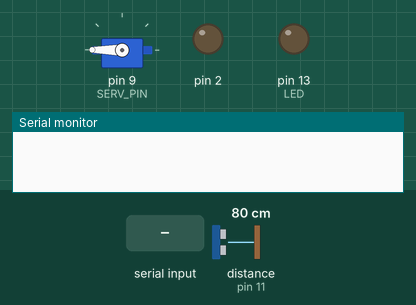
The sketch below on a simulated Arduino Uno, built with avr-gcc and run on an emulated ATmega328P. On the bench: servo, output pins drawn as LEDs (lit = HIGH), the last lines printed to the serial monitor. The inputs (shaded band) are chosen by the test bench; at power-on: distance to the obstacle (sensor on pin 11) 80 cm. The echo pulse lasts 58.3 µs per cm.

Above: at 1.2 s.
1.3 s: "1" received over Serial
At 1.6 s:
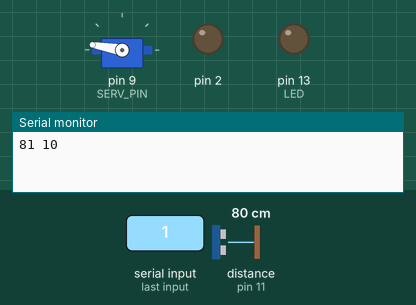
2.8 s: "3" received over Serial
At 3.3 s:
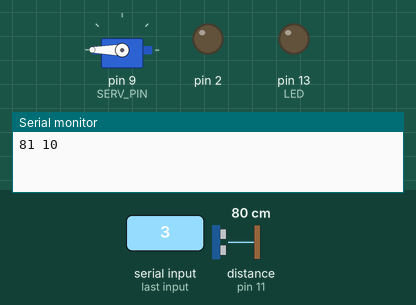
Timing chart, 0 to 5.8 s (numbered marks = the images above; inputs shaded):
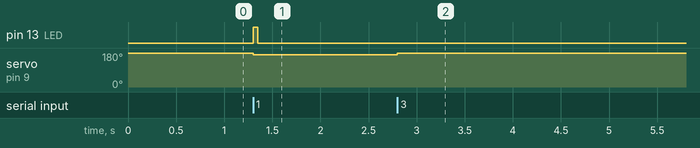

The sketch:

radar.ino
```cpp
//Подключение библиотек
#include <NewPing.h>
#include <Servo.h>
// Настройка пинов
#define LED          13     //светодиод
#define TRIGGER_PIN  12     //ультразвуковой датчик
#define ECHO_PIN     11
#define SERV_PIN     9      //сервопривод
#define MAX_DISTANCE 150    //дистанция пинга
Servo srv;                  //создание объект сервопривода
NewPing sonar(TRIGGER_PIN, ECHO_PIN, MAX_DISTANCE); //создаем объект УЗ датчик
char com;                   //вспомогательные переменные
int x,x1;
boolean flag1=true;

void setup() {
  Serial.begin(9600);       //настраиваем последовательный порт
  srv.attach(SERV_PIN);     //подключаем сервопривод и устонавливаем его
  srv.write(180);           //в наччальное положение
  x=180;
  pinMode(LED, OUTPUT);     //подключаем светодиод
  pinMode(2, OUTPUT);
  digitalWrite(2,LOW);
}

void loop() {
if (Serial.available()) {  //если есть данные счтивыаем их и записываем
    com = Serial.read();}
  if (com=='1') {           //поступила 1 начинаем работу радара
   while (com=='1') {       //цикл, если не 1 радар остановится
    if(x<=170 && flag1==false) {    //условие для прохода от 0 до 180 градусов
      x=x+10;
      srv.write(x);
      digitalWrite(LED,HIGH);       //мигаем светодиодом
      delay(50);
      digitalWrite(LED,LOW);
      Serial.print(sonar.ping_cm());  //отправляем значения расстояния
      Serial.print(' ');
      Serial.println(180-x);          //и угла поворота сервопривода
      com = Serial.read();
      delay(100);
      if (x==180) {flag1=true;}    //установливаем флаг о прохождении от 0 до 180
    }
    if(x>0 && flag1==true) {      //условие для прохода от 180 до 0 градусов
      x=x-10;                     //логика такая же как и в условии выше
      srv.write(x);
      digitalWrite(LED,HIGH);
      delay(50);
      digitalWrite(LED,LOW);
      Serial.print(sonar.ping_cm());
      Serial.print(' ');
      Serial.println(180-x);
      com = Serial.read();
      delay(100);
      if (x==0) {flag1=false;}  //установливаем флаг о прохождении от 180 до 0
    }
  }
 }
 if (com=='3') {   //условие для установки сервопривода в начальное положение
  srv.write(180);
  delay (100);
  x=180;
  flag1=true;}
}
```

Measured:
- after the input at 1.3 s, pin 13 (LED): LOW → HIGH at once, → LOW 0.05 s later; servo on pin 9 (SERV_PIN): 180° → 170° at once
- after the input at 2.8 s, servo on pin 9 (SERV_PIN): 170° → 180° at once
